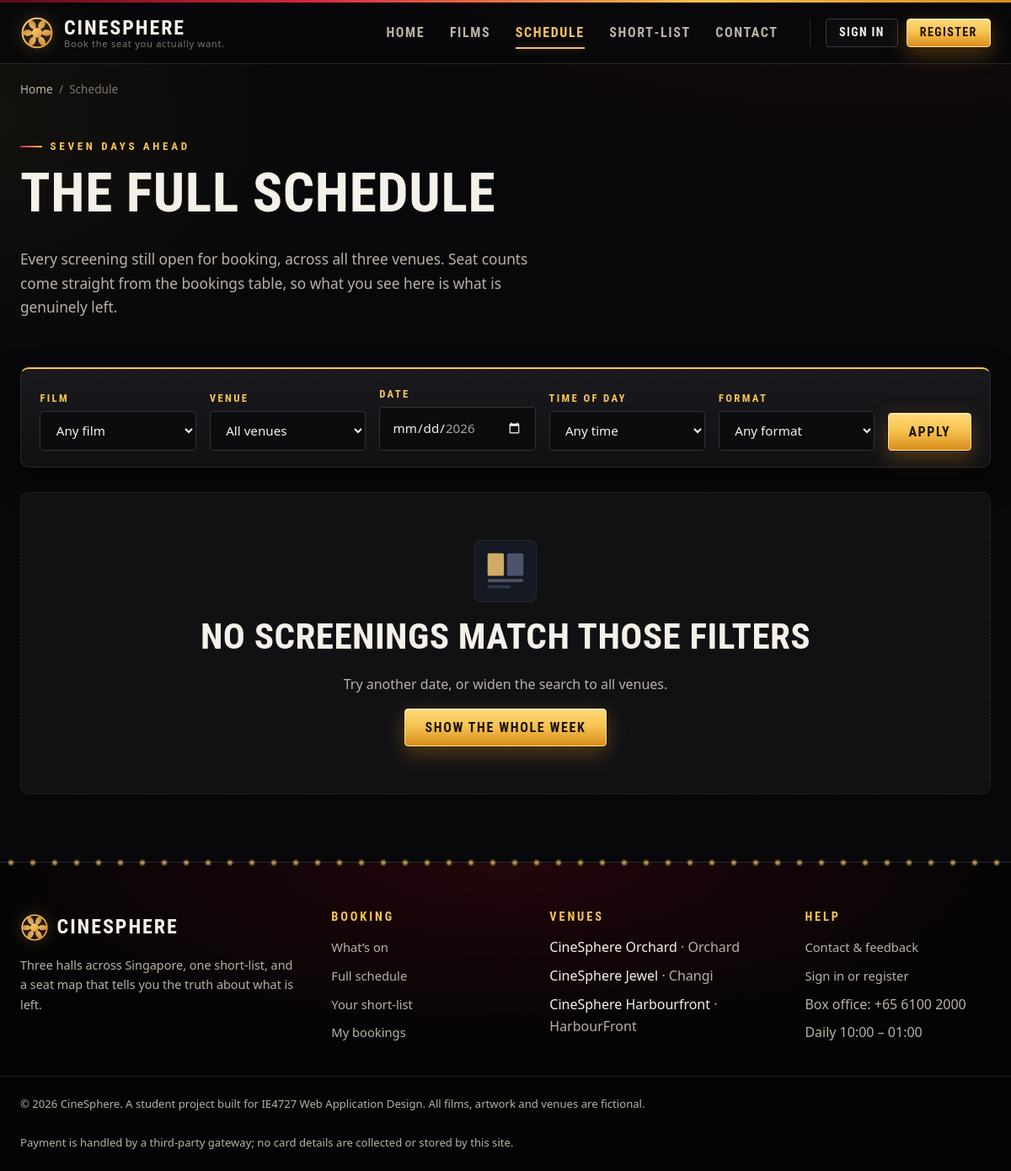
The page /showtimes.php on the database its author committed.
### tables this page shows
CREATE TABLE cinemas (
    cinema_id   INT AUTO_INCREMENT PRIMARY KEY,
    name        VARCHAR(80)  NOT NULL,
    location    VARCHAR(80)  NOT NULL,
    address     VARCHAR(200) NOT NULL,
    phone       VARCHAR(20)  NOT NULL,
    opening_hrs VARCHAR(60)  NOT NULL DEFAULT '10:00 - 01:00 daily'
);

### includes/functions.php (called while the page is built, shortened)
<?php
require_once __DIR__ . '/db.php';
function e($value): string
{
    return htmlspecialchars((string) $value, ENT_QUOTES | ENT_SUBSTITUTE, 'UTF-8');
}

### includes/db.php (called while the page is built, shortened)
<?php
function db(): mysqli
{
    static $conn = null;
    if ($conn instanceof mysqli) {
        return $conn;
    }
    try {
        $conn = new mysqli(DB_HOST, DB_USER, DB_PASS, DB_NAME, DB_PORT);
    } catch (Throwable $e) {
        http_response_code(503);
        echo '<!DOCTYPE html><html lang="en"><head><meta charset="utf-8">'
           . '<title>CineSphere &ndash; database unavailable</title>'
           . '<link rel="stylesheet" href="css/style.css"></head><body>'
           . '<main class="container"><div class="notice notice-error">'
           . '<h1>The booking database is not available</h1>'
           . '<p>Start MySQL in the XAMPP control panel, then import '
           . '<code>sql/01_schema.sql</code> followed by '
           . '<code>sql/02_seed.sql</code>.</p>'
           . (DEBUG ? '<p><small>' . htmlspecialchars($e->getMessage(),
                        ENT_QUOTES, 'UTF-8') . '</small></p>' : '')
           . '</div></main></body></html>';
        exit;
    }
    $conn->set_charset('utf8mb4');
    return $conn;
}
function db_query(string $sql, array $params = [], string $types = '')
{
    $stmt = db()->prepare($sql);
    if ($params) {
        $stmt->bind_param($types !== '' ? $types : db_types($params), ...$params);
    }
    $stmt->execute();
    $result = $stmt->get_result();
    return $result;
}
function db_all(string $sql, array $params = [], string $types = ''): array
{
    $res  = db_query($sql, $params, $types);
    $rows = [];
    if ($res) {
        while ($r = $res->fetch_assoc()) {
            $rows[] = $r;
        }
    }
    return $rows;
}
function db_types(array $params): string
{
    $t = '';
    foreach ($params as $p) {
        if (is_int($p)) {
            $t .= 'i';
        } elseif (is_float($p)) {
            $t .= 'd';
        } else {
            $t .= 's';
        }
    }
    return $t;
}

### showtimes.php (the view, shortened to what this page needs)
<?php
$date      = trim((string) ($_GET['date'] ?? ''));
$part      = trim((string) ($_GET['part'] ?? ''));
$format    = trim((string) ($_GET['format'] ?? ''));
$firstDay = date('Y-m-d');
$lastDay  = date('Y-m-d', strtotime('+6 days'));
$where  = ["v.status = 'open'", 'TIMESTAMP(v.show_date, v.show_time) >= NOW()'];
$params = [];
$screenings = db_all(
    'SELECT v.* FROM v_showtime_availability v
      WHERE ' . implode(' AND ', $where) . '
      ORDER BY v.show_date, v.show_time, v.cinema_name, v.hall_name',
    $params
);
require __DIR__ . '/includes/header.php';
?>
<div class="container">
  <p class="breadcrumb"><a href="index.php">Home</a><span>/</span>Schedule</p>
</div>
<section class="section-tight">
  <div class="container">
    <span class="eyebrow">Seven days ahead</span>
    <h1>The full schedule</h1>
    <p class="lede">
      Every screening still open for booking, across all three venues.
      Seat counts come straight from the bookings table, so what you see
      here is what is genuinely left.
    </p>
  </div>
</section>
<div class="container">
  <form class="filter-bar" method="get" action="showtimes.php" data-autosubmit>
    <div class="field">
      <label for="s-film">Film</label>
      <select name="movie" id="s-film">
        <option value="0">Any film</option>
      </select>
    </div>
    <div class="field">
      <label for="s-venue">Venue</label>
      <select name="cinema" id="s-venue">
        <option value="0">All venues</option>
      </select>
    </div>
    <div class="field">
      <label for="s-date">Date</label>
      <input type="date" name="date" id="s-date" value="<?= e($date) ?>"
             min="<?= e($firstDay) ?>" max="<?= e($lastDay) ?>">
    </div>
    <div class="field">
      <label for="s-part">Time of day</label>
      <select name="part" id="s-part">
        <option value=""        <?= $part === ''        ? 'selected' : '' ?>>Any time</option>
      </select>
    </div>
    <div class="field">
      <label for="s-format">Format</label>
      <select name="format" id="s-format">
        <option value=""     <?= $format === ''     ? 'selected' : '' ?>>Any format</option>
      </select>
    </div>
    <button type="submit" class="btn btn-primary">Apply</button>
  </form>
  <?php if (!$screenings): ?>
    <div class="empty-state" style="margin-bottom:3rem;">
      <img src="images/step-browse.svg" alt="" width="74" height="74">
      <h2>No screenings match those filters</h2>
      <p class="muted">Try another date, or widen the search to all venues.</p>
      <a class="btn btn-primary" href="showtimes.php">Show the whole week</a>
    </div>
  <?php endif; ?>
</div>
<?php require __DIR__ . '/includes/footer.php'; ?>

### includes/footer.php (shortened to what this page needs)
</main>
<footer class="site-footer">
  <div class="container footer-grid">
    <div class="footer-col">
      <div class="brand brand-footer">
        <img src="images/logo.svg" alt="" width="34" height="34">
        <strong><?= e(SITE_NAME) ?></strong>
      </div>
      <p class="muted">
        Three halls across Singapore, one short-list, and a seat map that
        tells you the truth about what is left.
      </p>
    </div>
    <div class="footer-col">
      <h3>Booking</h3>
      <ul class="plain">
        <li><a href="movies.php">What&rsquo;s on</a></li>
        <li><a href="showtimes.php">Full schedule</a></li>
        <li><a href="preferences.php">Your short-list</a></li>
        <li><a href="mybookings.php">My bookings</a></li>
      </ul>
    </div>
    <div class="footer-col">
      <h3>Venues</h3>
      <ul class="plain">
<?php
require_once __DIR__ . '/functions.php';
foreach (db_all('SELECT name, location FROM cinemas ORDER BY cinema_id') as $c): ?>
        <li><?= e($c['name']) ?> <span class="muted">&middot; <?= e($c['location']) ?></span></li>
<?php endforeach; ?>
      </ul>
    </div>
    <div class="footer-col">
      <h3>Help</h3>
      <ul class="plain">
        <li><a href="contact.php">Contact &amp; feedback</a></li>
        <li><a href="account.php">Sign in or register</a></li>
        <li class="muted">Box office: +65 6100 2000</li>
        <li class="muted">Daily 10:00 &ndash; 01:00</li>
      </ul>
    </div>
  </div>
  <div class="container footer-base">
    <p class="muted">
      &copy; <?= date('Y') ?> <?= e(SITE_NAME) ?>. A student project built for
      IE4727 Web Application Design. All films, artwork and venues are fictional.
    </p>
    <p class="muted">
      Payment is handled by a third-party gateway; no card details are
      collected or stored by this site.
    </p>
  </div>
</footer>
</body>
</html>

### rows shown on the page
cinemas: name "CineSphere Orchard", location "Orchard"
cinemas: name "CineSphere Jewel", location "Changi"
cinemas: name "CineSphere Harbourfront", location "HarbourFront"

### other values the page prints
SITE_NAME "CINESPHERE"
SITE_TAGLINE "Book the seat you actually want."
SITE_NAME "CineSphere"
